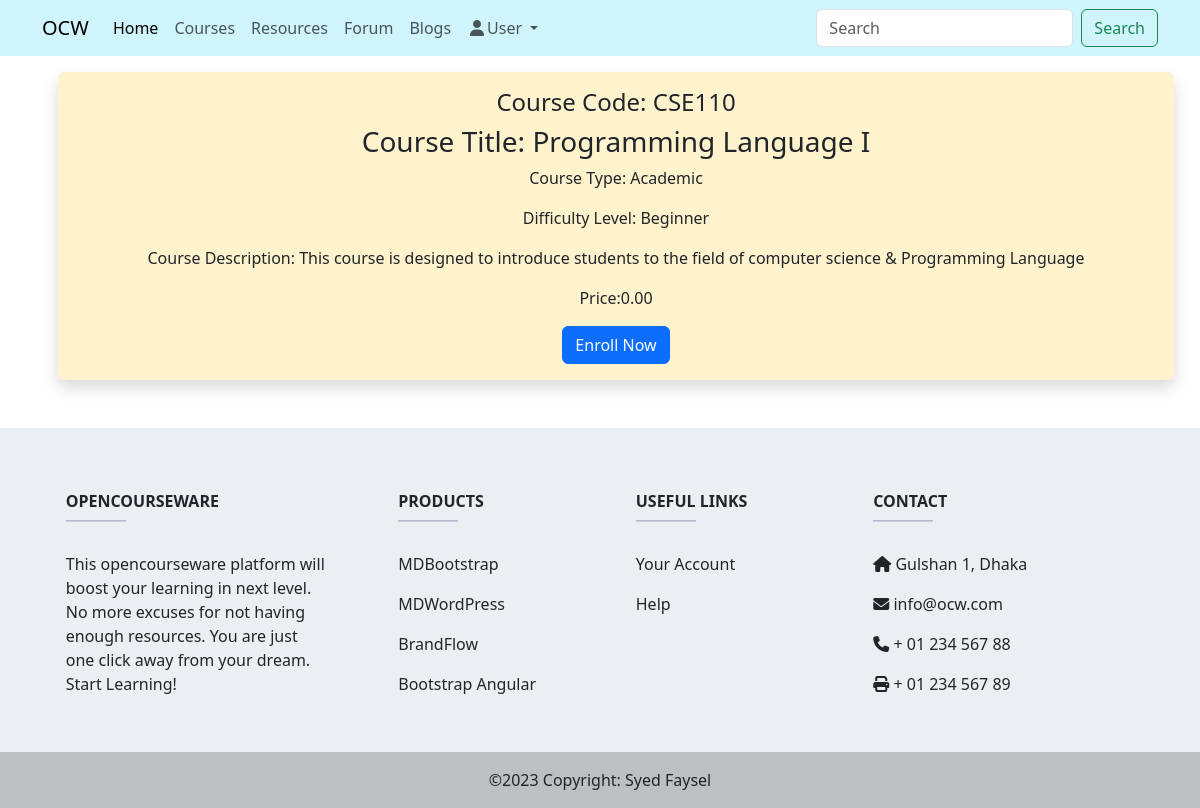
Page /course.php?course_code=CSE110 (signed in) on the earlier database version.
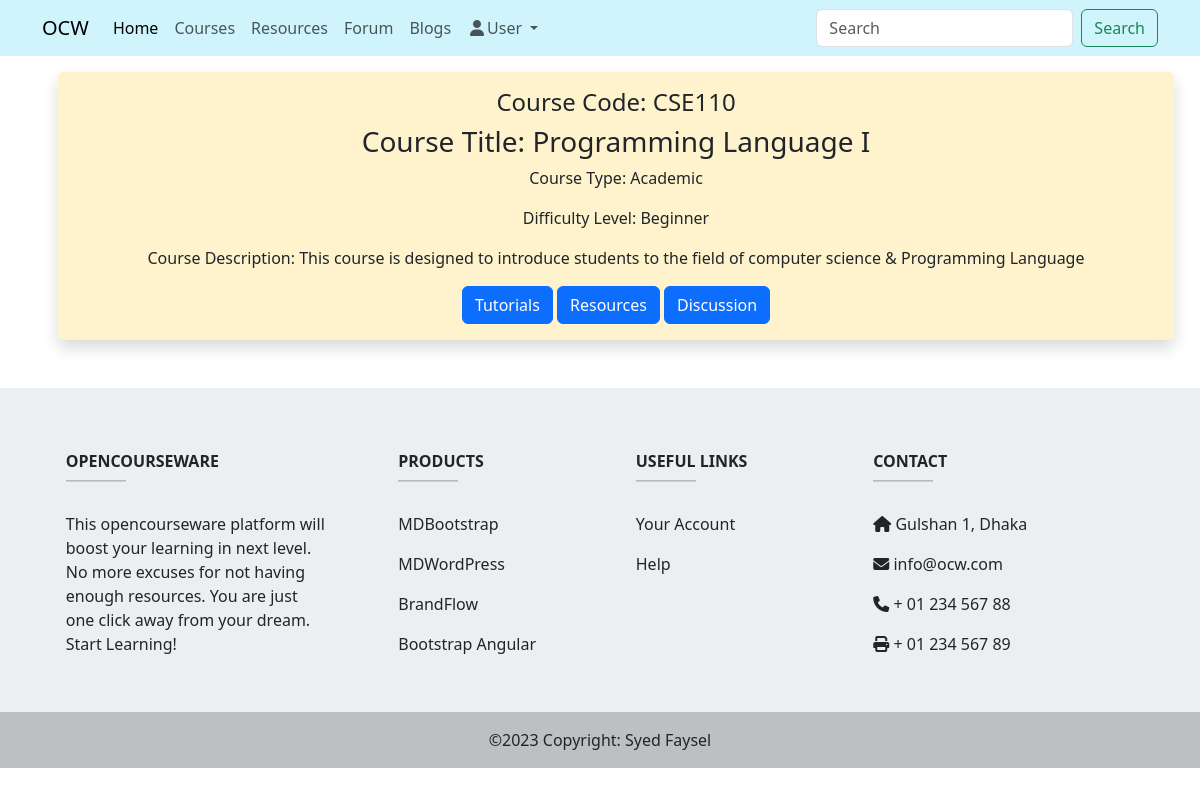
Same page on the later database version.
### tables this page shows
CREATE TABLE `courses` (
  `course_code` varchar(10) NOT NULL,
  `course_title` varchar(100) NOT NULL,
  `course_description` text DEFAULT NULL,
  `price_type` enum('FREE','PAID') DEFAULT NULL,
  `course_price` decimal(10,2) NOT NULL,
  `course_type` enum('Academic','Skill') NOT NULL,
  `difficulty_level` enum('Beginner','Intermediate','Advance') DEFAULT NULL,
  `thumbnail` varchar(50) DEFAULT NULL,
  `added_by` varchar(50) DEFAULT NULL,
  `created_at` timestamp NOT NULL DEFAULT current_timestamp()
);

### config/dbconnect.php (called while the page is built)
<?php
class Dbconnect {
    private $host = "localhost";
    private $user = "root";
    private $password = "";
    private $database = "ocw";
    public function getConnection() {
        $dsn = "mysql:host=" . $this->host . ";dbname=" . $this->database;
        $pdo = new PDO($dsn, $this->user, $this->password);
        $pdo->setAttribute(PDO::ATTR_DEFAULT_FETCH_MODE, PDO::FETCH_ASSOC);
        return $pdo;
    }
}
?>

### config/classes/Courses.php (called while the page is built, shortened)
<?php
require_once $_SERVER['DOCUMENT_ROOT'] . '/OCW/config/dbconnect.php';
class Courses extends Dbconnect {
    private $conn;
    public function __construct() {
        $this->conn = $this->getConnection();
    }
    public function getCoursesBy($course_code) {
        $stmt = $this->conn->prepare("SELECT * FROM courses WHERE course_code = :course_code");
        $stmt->execute(['course_code' => $course_code]);
        return $stmt->fetchAll();
    }
}
?>

### config/classes/Users.php (called while the page is built, shortened)
<?php
require_once $_SERVER['DOCUMENT_ROOT'] . '/OCW/config/dbconnect.php';
class User extends Dbconnect {
    private $conn;
    public function __construct() {
        $this->conn = $this->getConnection();
    }
    public function enrolledCourses($username, $course_code = null) {
        if($course_code!=null){
            $stmt = $this->conn->prepare("SELECT courses.*, paymentInfo.username, paymentInfo.trx_id FROM courses INNER JOIN paymentInfo ON courses.course_code = paymentInfo.course_code WHERE paymentInfo.username = '$username' AND paymentInfo.course_code = '$course_code'");
        }
        else{
            $stmt = $this->conn->prepare("SELECT courses.*, paymentInfo.username, paymentInfo.trx_id FROM courses INNER JOIN paymentInfo ON courses.course_code = paymentInfo.course_code WHERE paymentInfo.username = '$username'");
        }
        $stmt->execute();
        return $stmt->fetchAll();
    }
}
?>

### course.php (the view, shortened to what this page needs)
<?php
require_once $_SERVER['DOCUMENT_ROOT'] . '/OCW/config/dbconnect.php';
require_once $_SERVER['DOCUMENT_ROOT'] . '/OCW/config/classes/Courses.php';
require_once $_SERVER['DOCUMENT_ROOT'] . '/OCW/config/classes/Users.php';
$c= new Courses();
$u = new User();
    if(isset($_GET['course_code'])){
        $course_code = $_GET['course_code'];
        $course = $c->getCoursesBy($course_code);
    }
    include "./templates/header.php";
?>
</head>
<body>
<?php include "./templates/navigation.php" ?>
    <section class="container">
        <div class="container-fluid text-center shadow m-3 p-3 bg-warning-subtle rounded">
            <?php if($course){ ?>
                <h4>Course Code: <?php echo htmlspecialchars($course[0]['course_code']) ?>
                </h4>
                <h3>Course Title: <?php echo htmlspecialchars($course[0]['course_title']) ?>
                </h3>
                <p>Course Type: <?php echo htmlspecialchars($course[0]['course_type']); ?>
                </p>
                <p>Difficulty Level: <?php echo htmlspecialchars($course[0]['difficulty_level']); ?>
                </p>
                <p>Course Description: <?php echo htmlspecialchars($course[0]['course_description']); ?>
                </p>
                <div>
                    <?php if($u->enrolledCourses($_SESSION['username'], $course[0]['course_code'])){ ?>
                        <a class="btn btn-primary" href="watch.php?course_code=<?php echo htmlspecialchars($course[0]['course_code']) ?>">Tutorials</a>
                        <a class="btn btn-primary" href="resources.php?course_code=<?php echo htmlspecialchars($course[0]['course_code']) ?>">Resources</a>
                        <a class="btn btn-primary" href="discussion.php?course_code=<?php echo htmlspecialchars($course[0]['course_code']) ?>">Discussion</a>
                    <?php } else { ?>
                        <p>Price:<?=$course[0]['course_price']?></p>
                        <a class="btn btn-primary" href=""  data-bs-toggle="modal" data-bs-target="#enroll">Enroll Now</a>
                    <?php }
                    ?>
                </div>
            <?php } else { ?>
                <h3>No such course found</h3>
            <?php } ?>
        </div>
    </section>
<?php include "./templates/footer.php" ?>
</body>
</html>

Differences in the rows shown:
changed courses "Programming Language I": course_price "0.00" → (not shown)
Other differences:
text no longer shown: "Price: Enroll Now"
text now shown: "Tutorials Resources Discussion"
